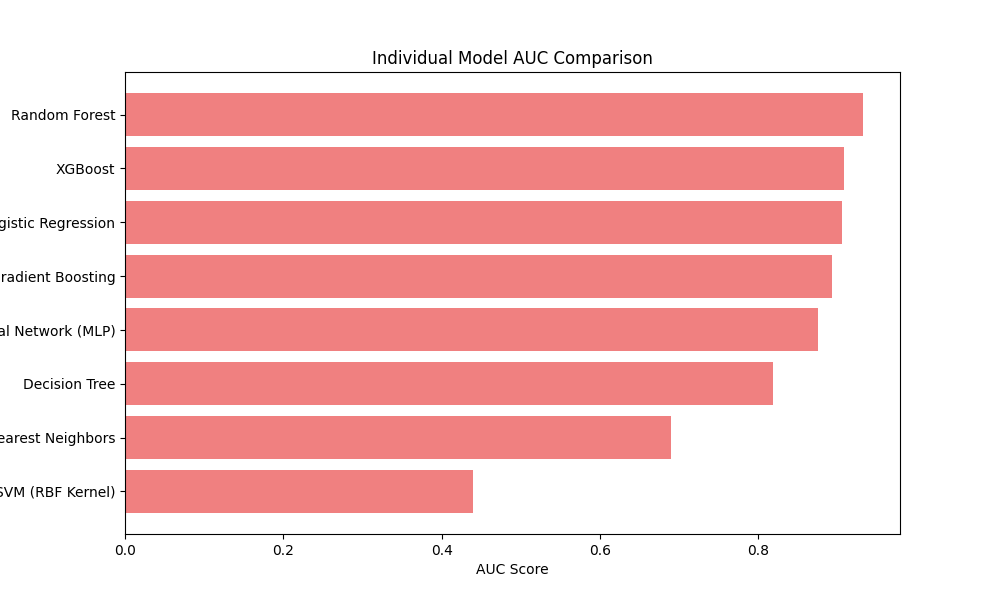

The script that drew this image:
# Import necessary libraries
import pandas as pd
import numpy as np
import matplotlib.pyplot as plt
from ucimlrepo import fetch_ucirepo
from sklearn.linear_model import LogisticRegression
from sklearn.neighbors import KNeighborsClassifier
from sklearn.tree import DecisionTreeClassifier
from sklearn.ensemble import RandomForestClassifier, GradientBoostingClassifier
from xgboost import XGBClassifier
from sklearn.svm import SVC
from sklearn.neural_network import MLPClassifier
from sklearn.model_selection import train_test_split, GridSearchCV, StratifiedKFold
from sklearn.metrics import roc_auc_score
from sklearn.impute import SimpleImputer
import warnings

# Ignore warnings
warnings.filterwarnings("ignore")

# Load and preprocess dataset
heart_disease = fetch_ucirepo(id=45)

# Extract features and target
X = heart_disease.data.features
y = heart_disease.data.targets['num']

# Convert target to binary (1: disease, 0: no disease)
y = y.apply(lambda x: 1 if x > 0 else 0)

# Impute missing values
imputer = SimpleImputer(strategy='mean')
X = imputer.fit_transform(X)

# Split data into train and test sets
X_train, X_test, y_train, y_test = train_test_split(X, y, test_size=0.2, random_state=63)

# Define models with base configurations
model_LR = LogisticRegression(max_iter=3000, solver='liblinear')
model_KNN = KNeighborsClassifier(n_neighbors=10)
model_DT = DecisionTreeClassifier(max_depth=10)
model_RF = RandomForestClassifier(n_estimators=150, max_depth=10, random_state=63)
model_GB = GradientBoostingClassifier(n_estimators=200, learning_rate=0.05, max_depth=6)
model_XGB = XGBClassifier(n_estimators=150, learning_rate=0.05, max_depth=6, eval_metric='logloss')
model_SVM = SVC(kernel='rbf', C=1.5, gamma='auto', probability=True)
model_NN = MLPClassifier(hidden_layer_sizes=(100,50), max_iter=500, random_state=63)

# Dictionary to store models
models= {
    "Logistic Regression": model_LR,
    "K-Nearest Neighbors": model_KNN,
    "Decision Tree": model_DT,
    "Random Forest": model_RF,
    "Gradient Boosting": model_GB,
    "XGBoost": model_XGB,
    "SVM (RBF Kernel)": model_SVM,
    "Neural Network (MLP)": model_NN
}

# Dictionary to store AUC scores
auc_scores = {}

# Train and evaluate each model for AUC
for name, model in models.items():
    model.fit(X_train, y_train)
    
    # Get prediction probabilities for AUC calculation
    y_pred_proba = model.predict_proba(X_test)[:, 1] if hasattr(model, "predict_proba") else model.decision_function(X_test)
    auc_score = roc_auc_score(y_test, y_pred_proba)
    auc_scores[name] = auc_score

# Convert AUC scores to DataFrame for better display
auc_scores_df = pd.DataFrame(list(auc_scores.items()), columns=['Model', 'AUC Score'])
auc_scores_df = auc_scores_df.sort_values(by='AUC Score', ascending=False)

# Visual comparison
plt.figure(figsize=(10, 6))
plt.barh(auc_scores_df['Model'], auc_scores_df['AUC Score'], color='lightcoral')
plt.xlabel('AUC Score')
plt.title('Individual Model AUC Comparison')
plt.gca().invert_yaxis()
plt.show()

# Display individual AUC scores
print(auc_scores_df)

# Define parameter grids with refined ranges
param_grids = {
    "Logistic Regression": {
        'solver': ['liblinear', 'lbfgs'],
        'C': [0.1, 1, 10, 100, 1000]
    },
    "K-Nearest Neighbors": {
        'n_neighbors': list(range(1, 21)),
        'weights': ['uniform', 'distance']
    },
    "Decision Tree": {
        'max_depth': list(range(3, 21)),
        'min_samples_split': list(range(2, 11)),
    },
    "Random Forest": {
        'n_estimators': [100, 150, 200],
        'max_depth': list(range(3, 16)),
    },
    "Gradient Boosting": {
        'n_estimators': [100, 150, 200],
        'learning_rate': [0.05, 0.1, 0.2],
        'max_depth': list(range(3, 11))
    },
    "XGBoost": {
        'n_estimators': [100, 150, 200],
        'learning_rate': [0.05, 0.1, 0.2],
        'max_depth': list(range(3, 11))
    },
    "SVM (RBF Kernel)": {
        'C': [0.5, 1.0, 1.5, 2.0],
        'gamma': ['scale', 'auto']
    },
    "Neural Network (MLP)": {
        'hidden_layer_sizes': [(50,), (100,), (100, 50)],
        'learning_rate_init': [0.001, 0.01],
        'max_iter': [500, 1000]
    }
}

# Use Stratified K-Fold cross-validation to ensure balanced class splits
skf = StratifiedKFold(n_splits=5, shuffle=True, random_state=63)

# Dictionary to store best models after tuning
best_models = {}
best_scores = {}

# Perform Grid Search for each model
for name, model in models.items():
    print(f"Tuning {name} with AUC scoring...")
    grid_search = GridSearchCV(model, param_grids[name], cv=skf, scoring='roc_auc', n_jobs=-1)
    grid_search.fit(X_train, y_train)
    best_models[name] = grid_search.best_estimator_
    best_scores[name] = grid_search.best_score_

# Convert best scores to DataFrame for better display
best_scores_df = pd.DataFrame(list(best_scores.items()), columns=['Model', 'Best CV AUC'])

# Sort models by best CV accuracy
best_scores_df = best_scores_df.sort_values(by='Best CV AUC', ascending=False)

# Visual comparison
plt.figure(figsize=(10, 6))
plt.barh(best_scores_df['Model'], best_scores_df['Best CV AUC'], color='salmon')
plt.xlabel('Best CV AUC')
plt.title('Best Model AUC After Hyperparameter Tuning')
plt.gca().invert_yaxis()
plt.show()

# Display best scores after tuning
print(best_scores_df)

# Combine data into a single DataFrame for easier plotting
combined_df = auc_scores_df.merge(best_scores_df, on='Model', suffixes=('_Initial', '_Best'))

# Set up plot dimensions and bar width
fig, ax = plt.subplots(figsize=(10, 6))
bar_width = 0.35
index = np.arange(len(combined_df))

# Plot initial accuracy
initial_bars = ax.bar(index, combined_df['AUC Score'], bar_width, label='Initial AUC', color='skyblue', alpha=0.6)

# Plot best accuracy after tuning
best_bars = ax.bar(index + bar_width, combined_df['Best CV AUC'], bar_width, label='Best CV AUC After Tuning', color='salmon', alpha=0.6)

# Add labels, title, and legend
ax.set_xlabel('Model')
ax.set_ylabel('AUC')
ax.set_title('Comparison of Initial vs. Best AUC After Tuning')
ax.set_xticks(index + bar_width / 2)
ax.set_xticklabels(combined_df['Model'], rotation=45)
ax.legend()

# Display plot
plt.tight_layout()
plt.show()
